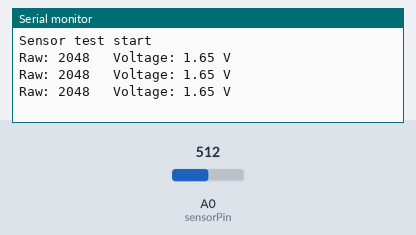
This sketch was run on a simulated Teensy 4. Shown: the last lines printed to the serial monitor. The inputs (shaded band) are chosen by the test bench; at power-on: A0 (sensorPin) = 512 (analog values on the 0–1023 scale).

Above: at 2.2 s.
2.3 s: A0 (sensorPin) set to 716
At 2.9 s:
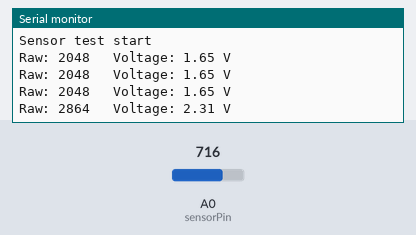
3.8 s: A0 (sensorPin) set to 900
At 4.4 s:
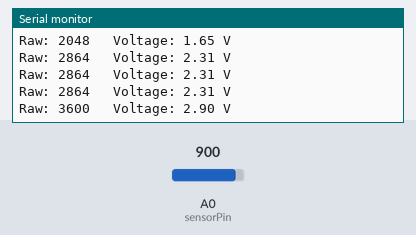
Timing chart, 0 to 6.8 s (numbered marks = the images above; inputs shaded):
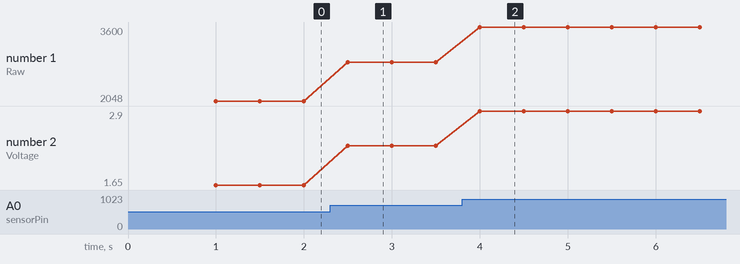

The sketch:

VMS_data_logger.ino
```cpp
// Simple IR sensor test for Teensy 4.1
// Takes readings, just needs to convert raw numbers to C/F units
//

int sensorPin = A0;   // white wire goes here

void setup() {
  Serial.begin(115200);        // start serial monitor
  analogReadResolution(12);    // Teensy reads 0 to 4095
  delay(1000);                 // wait a moment
  Serial.println("Sensor test start");
}

void loop() {
  int rawValue = analogRead(sensorPin);   // read sensor
  float voltage = (rawValue / 4095.0) * 3.3;   // convert to voltage (testing)

  Serial.print("Raw: ");
  Serial.print(rawValue);
  Serial.print("   Voltage: ");
  Serial.print(voltage);
  Serial.println(" V");

  delay(500);   // wait half a second
}
```

Measured:
- after the input at 2.3 s, the serial monitor: prints a new line after 0.20 s (image 1)
- after the input at 3.8 s, the serial monitor: prints a new line after 0.20 s (image 2)
- plotted number 1: 2048 → 2864 after the input at 2.3 s, 2864 → 3600 after the input at 3.8 s
- plotted number 2: 1.65 → 2.31 after the input at 2.3 s, 2.31 → 2.9 after the input at 3.8 s
